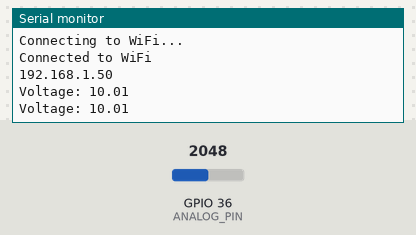
This sketch was run on a simulated ESP32. Shown: the last lines printed to the serial monitor. The test bench sets the inputs (shaded band); at power-on: GPIO 36 (ANALOG_PIN) = 2048. WiFi joins after 1.5 s; servers stay silent unless stated.

Above: at 3.2 s.
3.3 s: GPIO 36 (ANALOG_PIN) set to 2866
At 4.6 s:
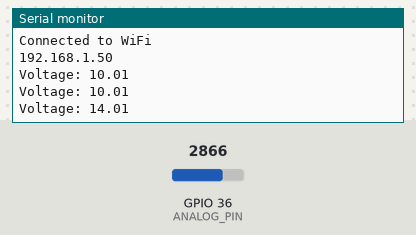
4.8 s: GPIO 36 (ANALOG_PIN) set to 3603
At 5.5 s:
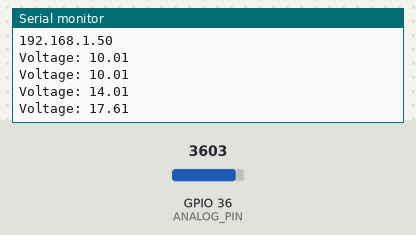
Timing chart, 0 to 7.8 s (numbered marks = the images above; inputs shaded):
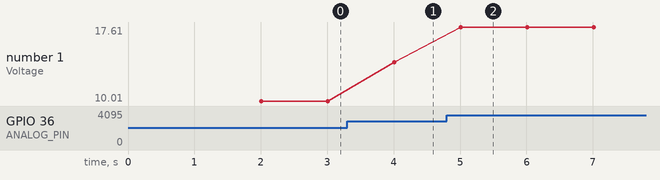

The sketch:

MQ2_Sensor.ino
```cpp
// Include the required libraries
#include <WiFi.h>

// Define the analog pin connected to the MQ2 sensor
#define ANALOG_PIN A0

// WiFi credentials
const char* ssid = "YourWiFiSSID";
const char* password = "YourWiFiPassword";

void setup() {
  Serial.begin(9600);

  // Connect to WiFi
  WiFi.begin(ssid, password);
  while (WiFi.status() != WL_CONNECTED) {
    delay(1000);
    Serial.println("Connecting to WiFi...");
  }
  Serial.println("Connected to WiFi");

  // Print ESP32 IP address
  Serial.println(WiFi.localIP());
}

void loop() {
  // Read the analog value from the MQ2 sensor
  int sensorValue = analogRead(ANALOG_PIN);

  // Convert analog value to voltage
  float voltage = sensorValue * (5.0 / 1023.0);

  // Print the voltage value
  Serial.print("Voltage: ");
  Serial.println(voltage);

  // Wait for a short duration
  delay(1000);
}
```

Measured:
- after the input at 3.3 s, the serial monitor: prints a new line after 0.71 s (image 1)
- after the input at 4.8 s, the serial monitor: prints a new line after 0.21 s (image 2)
- plotted number 1: 10.01 → 14.01 after the input at 3.3 s, 14.01 → 17.61 after the input at 4.8 s
